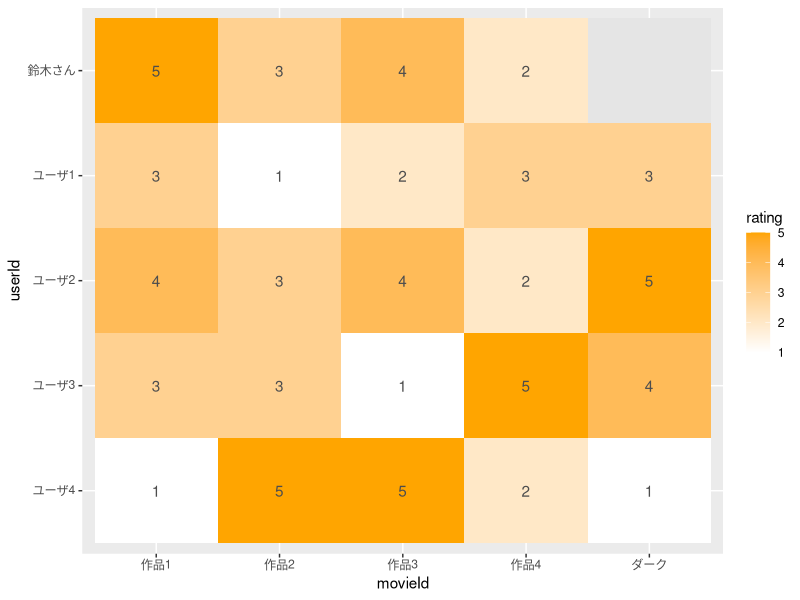

Source code (R):
# ***********************************************************************************************
# Title     : 1-1. 協調フィルタリングのコンセプトを知る
# Objective : TODO
# Created by: Owner
# Created on: 2021/01/25
# URL       : https://blog.brainpad.co.jp/entry/2017/02/03/153000
# ***********************************************************************************************


# ＜協調フィルタリングとは＞
# - 広義にはユーザの利用履歴を利用するレコメンド手法全体を指す
# - 商品についてドメイン知識を持たなくても推奨することができる
# - 近傍ベース協調フィルタリングはコンセプトも実装もシンプルでそこそこ良い精度が出る
#   --- knn回帰がアルゴリズムとして用いられる


# ＜2つの手法＞
# - 近傍ベース（狭義に協調フィルタリング）
#   --- トランザクションデータをそのまま利用して｢類似度｣に基づいて商品を推定
#   --- 過去の利用履歴から似たもの同士を明らかにし、この類似度を使ってオススメ商品を推定する
#
# - モデルベース
#   --- 事前にモデル構築を行う


# ＜類似度の観点＞
# - ユーザーベース：似たユーザーが選好するアイテムをレコメンドする
# - アイテムベース：似たアイテムをレコメンドする


# ＜目次＞
# 0 タスクの整理
# 1 準備
# 2 データ加工
# 3 類似度の計算
# 4 評価値の推定


# 0 タスクの整理 -----------------------------------------------------------------

# ＜タスク＞
# - ユーザが自分が見た映画作品を評価付けできるレビューサイトを題材とする
# - あるユーザ(鈴木さん)がまだ評価していない作品に対して協調フィルタリングを使って評価値を推定する
# - 推定された評価の高い上位10作品（Top-Nレコメンド）をレコメンドする


# ＜手順＞
# 1. 鈴木さんと似たような評価をしているユーザを探す（類似度の高いユーザー）
# 2. 類似度の高い上位k人の評価を参考に、鈴木さんが評価していない映画の評価値を推定する
# 3. 推定評価値の高い上位10の映画を抽出する（省略）


# ＜ポイント＞
# - 類似度でスコアを加重平均して未知のデータを推定する
#   --- ｢利用可能なスコア｣と｢利用可能データの類似度｣から推定


# 1 準備 ----------------------------------------------------------------------

library(tidyverse)


# データ作成
# --- 評価値行列の作成
rating.mtx <-
  matrix(
    c(5, 3, 4, 2, NA,
      3, 1, 2, 3, 3,
      4, 3, 4, 2, 5,
      3, 3, 1, 5, 4,
      1, 5, 5, 2, 1), nrow = 5 , byrow = TRUE)


# ラベル作成
# --- 行・列ラベル付与
row.lbl <- c("鈴木さん", "ユーザ1", "ユーザ2", "ユーザ3", "ユーザ4")
col.lbl <- c("作品1", "作品2", "作品3", "作品4", "ダーク")
dimnames(rating.mtx) <- list(row.lbl, col.lbl)


# データ確認
rating.mtx %>% print()


# 2 データ加工 -----------------------------------------------------------------

# ロング型に変換
rating.mtx.p <-
  rating.mtx %>%
    as.data.frame() %>%
    rownames_to_column("userId") %>%
    gather(key="movieId", value="rating", -userId) %>%
    mutate(userId=factor(userId, levels=row.lbl[5:1]), movieId=factor(movieId, levels=col.lbl))

# プロット作成
# --- ヒートマップ
# --- 鈴木さんはユーザー2と似ているように見える
rating.mtx.p %>%
  ggplot(aes(movieId, userId)) +
    geom_tile(aes(fill = rating)) +
    geom_text(aes(label = rating), color = "gray30") +
    scale_fill_gradient(low = "white", high = "orange", na.value = "gray90")


# 3 類似度の計算 -------------------------------------------------------------

# 類似度行列の計算
# --- 距離行列の逆数
# --- ユーグリッド距離で測定
sim.mtx <-
  (1 / (dist(x=rating.mtx[,1:4], method = "euclidean", upper=TRUE, diag=TRUE))) %>%
     as('matrix')

# 類似度
# --- 鈴木さんと他のユーザの類似度のみ表示
sim.mtx[, "鈴木さん",drop=FALSE] %>% print()


# 4 評価値の推定 ------------------------------------------------------------

# 鈴木さんに対する類似度を抽出
# --- 鈴木さん自身との類似度は除外
sim.suzuki <- sim.mtx[rownames(sim.mtx) != "鈴木さん", "鈴木さん"]
sim.suzuki %>% print()

# 類似ユーザーの抽出
# --- 類似度の最も高い3人を選出(k=3)
NN.row.num <- sim.suzuki %>% order(decreasing=TRUE) %>% head(n=3)
NN <- names(sim.suzuki)[NN.row.num]
NN %>% print()

# 未知評価値を推定
# --- 類似度で類似ユーザーのレーティングを加重平均
(sum(rating.mtx[NN,"ダーク"] * sim.suzuki[NN]) / sum(sim.suzuki[NN]))
